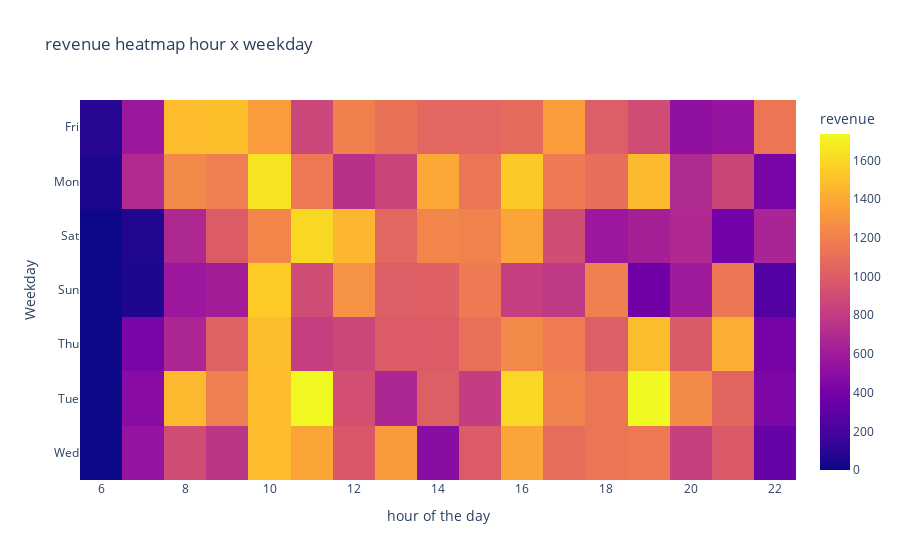

Notebook source saved alongside this figure:
### Code cell
#heatmap process

#heat: weekday x hour with the cells being revenue 
#.fillna() still fills in the cells with color even if there is a NaN or 0 value
heat = grouped.pivot(index = "Weekday", columns = "hour", values = "revenue").fillna(0)

#the fig needs 3 items, heat stated above, labels for the X and Y and color for revenue (default) and lastly title
fig = px.imshow(
    heat, 
    labels = dict(x="hour of the day", y= "Weekday", color="revenue"),
    title = "revenue heatmap hour x weekday"
)

#prints the figure
fig.show()

### Figure 1 — Plotly figure (JSON) as saved in the notebook; plotly's stock layout.template omitted (floating-point values rounded to 4 significant figures)
{"data": [{"coloraxis": "coloraxis", "hovertemplate": "hour of the day: %{x}<br>Weekday: %{y}<br>revenue: %{z}<extra></extra>", "name": "0", "type": "heatmap", "x": [6, 7, 8, 9, 10, 11, 12, 13, 14, 15, 16, 17, 18, 19, 20, 21, 22], "xaxis": "x", "y": ["Fri", "Mon", "Sat", "Sun", "Thu", "Tue", "Wed"], "yaxis": "y", "z": [[87.68, 575.1, 1481.0, 1494.0, 1334.0, 868.5, 1194.0, 1116.0, 1056.0, 1055.0, 1084.0, 1338.0, 1005.0, 898.4, 526.1, 553.0, 1138.0], [61.72, 694.1, 1241.0, 1184.0, 1651.0, 1155.0, 734.8, 856.2, 1389.0, 1144.0, 1540.0, 1164.0, 1096.0, 1470.0, 697.5, 864.1, 419.8], [0, 66.62, 683.8, 993.4, 1225.0, 1602.0, 1456.0, 1055.0, 1220.0, 1204.0, 1373.0, 909.2, 580.0, 632.4, 688.2, 390.9, 654.9], [0, 55.84, 579.0, 617.7, 1544.0, 901.3, 1283.0, 1005.0, 1017.0, 1163.0, 822.5, 787.7, 1192.0, 372.8, 604.5, 1144.0, 246.9], [0, 416.9, 670.1, 1027.0, 1487.0, 819, 866.0, 992.9, 994.9, 1110.0, 1240.0, 1166.0, 1008.0, 1487.0, 987.5, 1413.0, 407.1], [0, 486.4, 1465.0, 1185.0, 1479.0, 1728.0, 918.9, 675, 1008.0, 810.7, 1600.0, 1205.0, 1142.0, 1737.0, 1243.0, 1053.0, 432.5], [0, 551.1, 897.9, 763.7, 1480.0, 1379.0, 966.9, 1328.0, 489.4, 990.5, 1373.0, 1090.0, 1139.0, 1155.0, 832.3, 979.7, 336.0]]}], "layout": {"autosize": true, "coloraxis": {"colorbar": {"title": {"text": "revenue"}}, "colorscale": [[0, "#0d0887"], [0.1111, "#46039f"], [0.2222, "#7201a8"], [0.3333, "#9c179e"], [0.4444, "#bd3786"], [0.5556, "#d8576b"], [0.6667, "#ed7953"], [0.7778, "#fb9f3a"], [0.8889, "#fdca26"], [1, "#f0f921"]]}, "title": {"text": "revenue heatmap hour x weekday"}, "xaxis": {"anchor": "y", "autorange": true, "constrain": "domain", "domain": [0, 1], "range": [5.5, 22.5], "scaleanchor": "y", "title": {"text": "hour of the day"}, "type": "linear"}, "yaxis": {"anchor": "x", "autorange": true, "constrain": "domain", "domain": [0, 1], "range": [6.5, -0.5], "title": {"text": "Weekday"}, "type": "category"}}}
